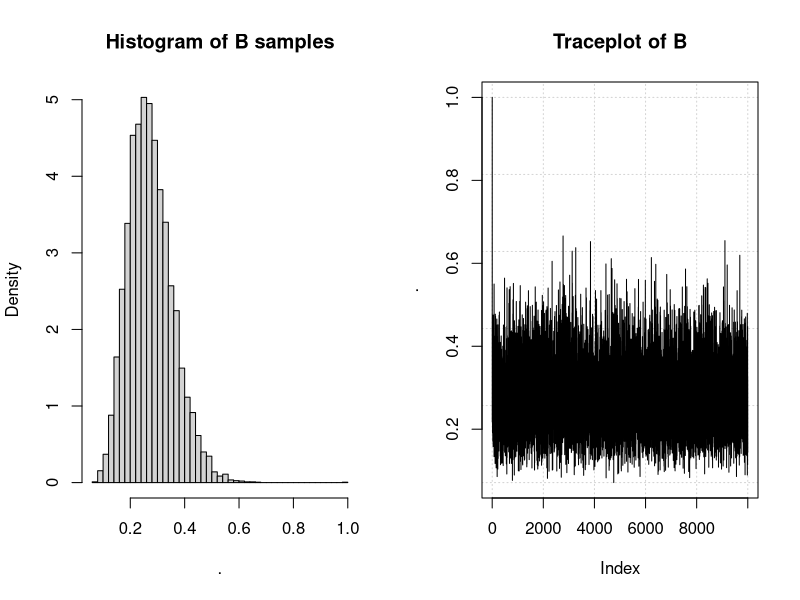
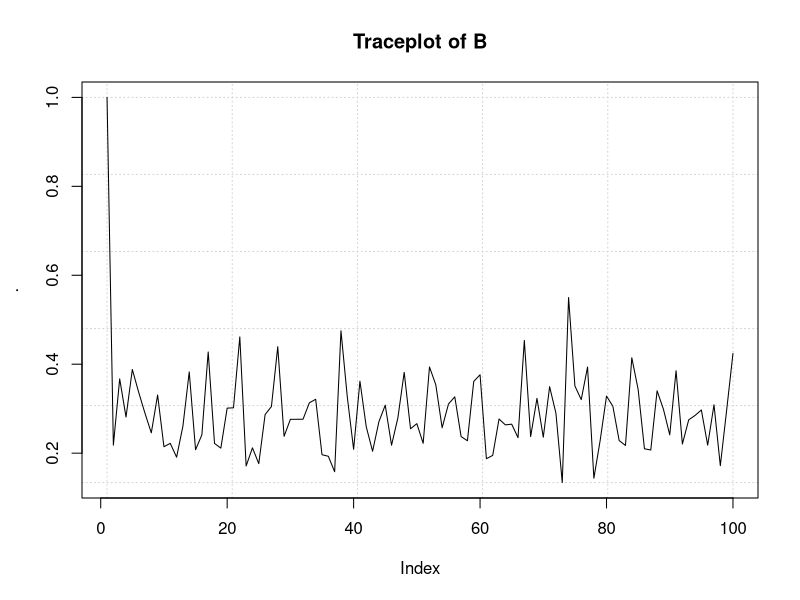
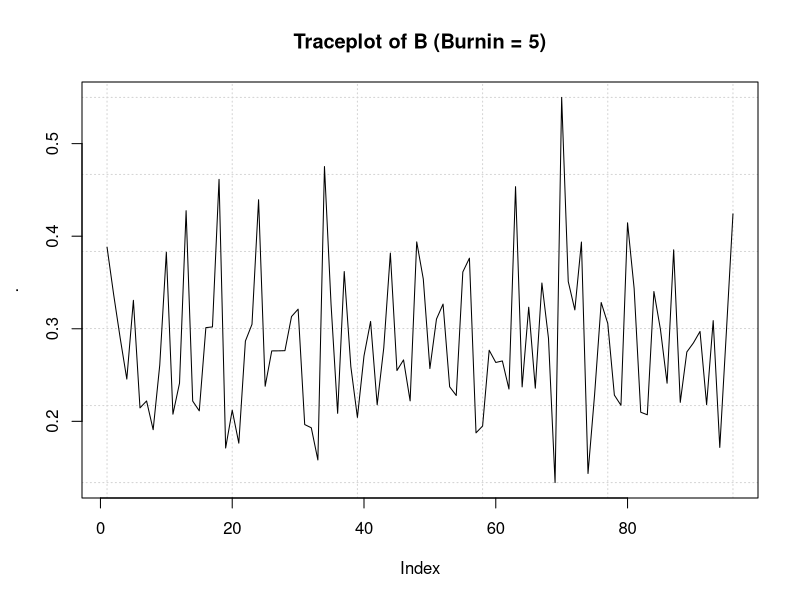
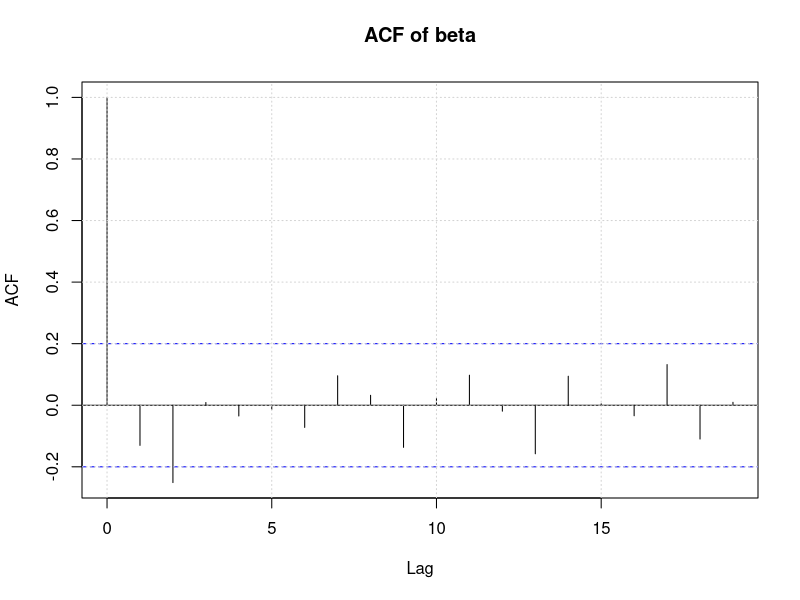
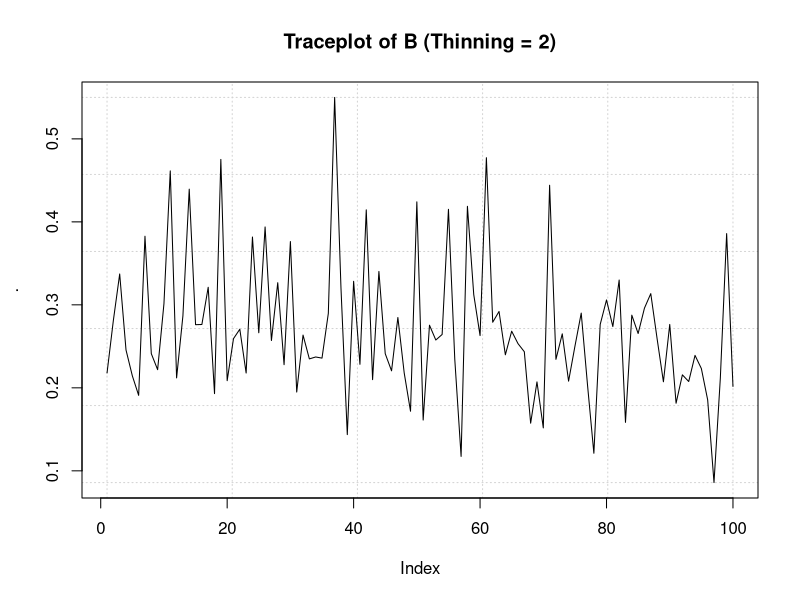
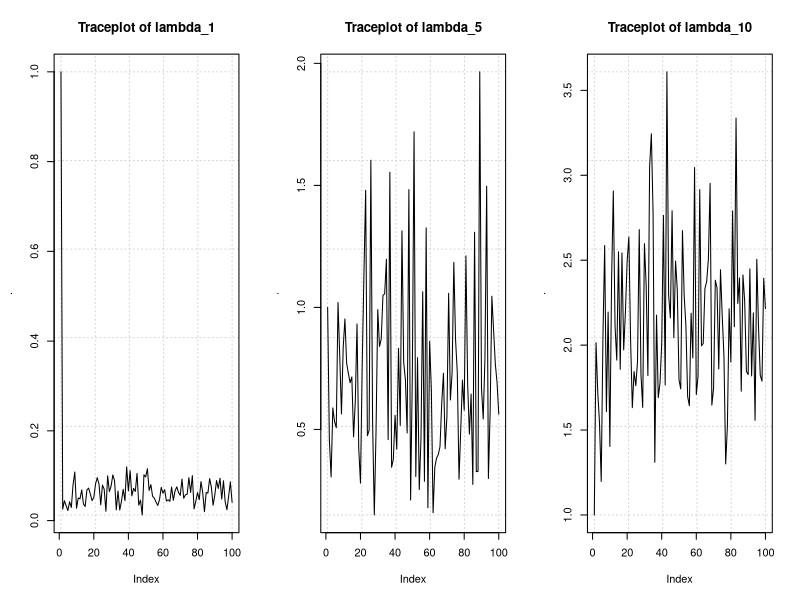
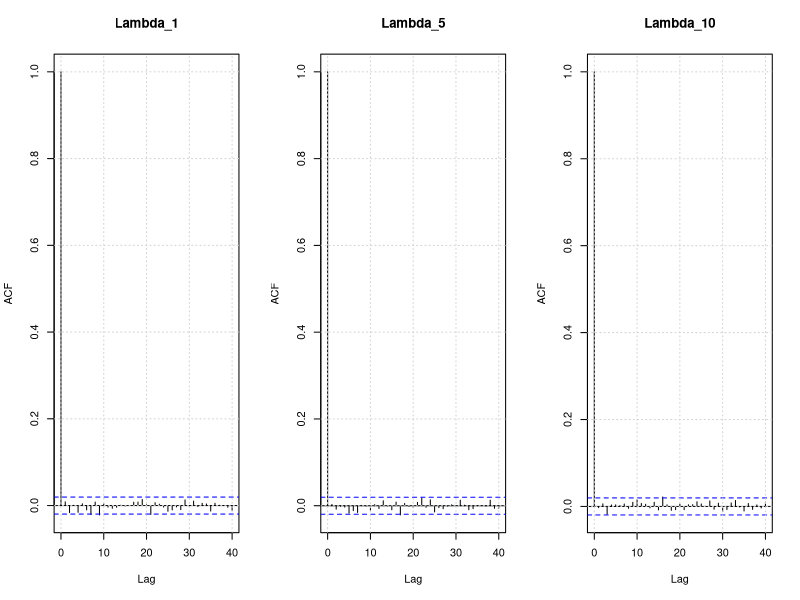
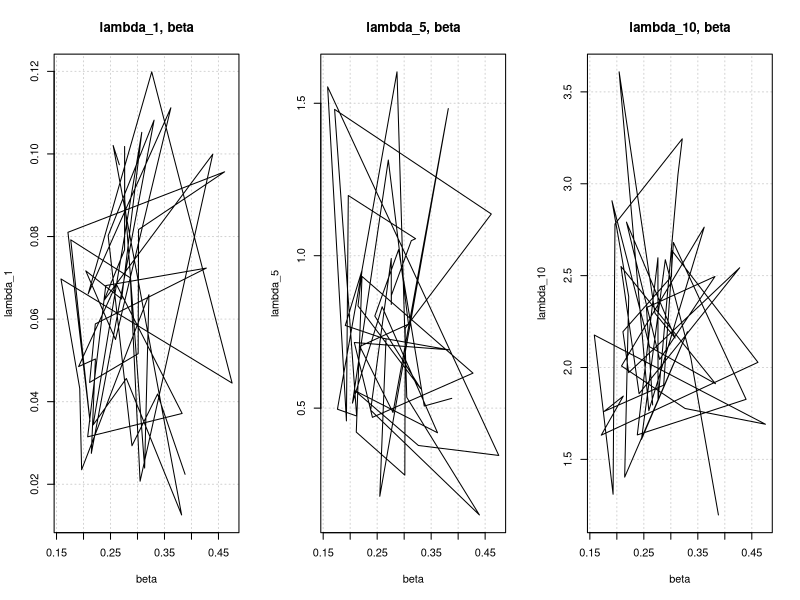

Write R code to recreate these figures, in order.
library(tidyverse)
library(magrittr)
library(dplyr)
set.seed(100)

# Specify y and initial values for beta and lambda
y <- c(5, 1, 5, 14, 3, 19, 1, 1, 4, 22)
t <- c(94.320, 15.720, 62.880, 125.760, 5.240, 31.440, 1.048, 
       1.048, 2.096, 10.480)
lambda_0 <- rep(1, 10)
beta_0 <- 1

# Function to sample lambda
rlambda <- function(beta) {
  temp <- numeric(10)
  for(i in 1:10) {
    temp[i] <- rgamma(1, 
                      shape = y[i] + 1,
                      rate = t[i] + beta) 
  }
  return(temp)
}

# Function to sample beta
rbeta <- function(lambda) {
  rgamma(1, 
         shape = 11,
         rate = sum(lambda) + 40) 
}

# The Gibbs sampler
n_samples <- 10000
samples_lambda <- matrix(ncol = 10, nrow = n_samples)
samples_beta <- numeric(n_samples) 
samples_lambda[1,] <- lambda_0
samples_beta[1] <- beta_0
for(i in 2:n_samples) { 
  samples_beta[i] <- rbeta(samples_lambda[i - 1]) 
  samples_lambda[i,] <- rlambda(samples_beta[i]) 
}

# Illustrate the B-parameter
par(mfrow = c(1,2))
samples_beta %>% hist(prob = TRUE, breaks = 50,
                               main = "Histogram of B samples")
samples_beta %>% plot(type = "l", first.panel = grid(),
                               main = "Traceplot of B")

# Looking at the first 100 samples of B
par(mfrow = c(1, 1))
samples_beta[1:100] %>% plot(type = "l", first.panel = grid(),
                               main = "Traceplot of B")

# Converges relatively quickly towards distribution, choose burning to be 5
burnin <- 5
samples_beta[burnin:100] %>% plot(type = "l", first.panel = grid(),
                             main = "Traceplot of B (Burnin = 5)")

# acf of samples
acf(samples_beta[burnin:100], main = "ACF of beta"); grid()

# Instead of burnin we could also use thinning, where we pick every second
# sample
samples_beta[1:100 * 2] %>% plot(type = "l", first.panel = grid(),
                                 main = "Traceplot of B (Thinning = 2)")

par(mfrow = c(1,3)) 
samples_lambda[1:100,1]%>% plot(type = "l", first.panel = grid(),
                           main = "Traceplot of lambda_1")
samples_lambda[1:100,5]%>% plot(type = "l", first.panel = grid(),
                           main = "Traceplot of lambda_5")
samples_lambda[1:100,10]%>% plot(type = "l", first.panel = grid(),
                           main = "Traceplot of lambda_10")

samples_lambda[,1] %>% acf(main = "Lambda_1"); grid()
samples_lambda[,5] %>% acf(main = "Lambda_5"); grid()
samples_lambda[,10] %>% acf(main = "Lambda_10"); grid()

# Bivarate plots
par(mfrow = c(1,3))
asdf <- 50
plot(y = samples_lambda[burnin:asdf,1], x = samples_beta[burnin:asdf],
     main = "lambda_1, beta", xlab = "beta", ylab = "lambda_1",
     type = "l", panel.first = grid())
plot(y = samples_lambda[burnin:asdf,5], x = samples_beta[burnin:asdf],
     main = "lambda_5, beta", xlab = "beta", ylab = "lambda_5",
     type = "l", panel.first = grid())
plot(y = samples_lambda[burnin:asdf,10], x = samples_beta[burnin:asdf],
     main = "lambda_10, beta", xlab = "beta", ylab = "lambda_10",
     type = "l", panel.first = grid())
